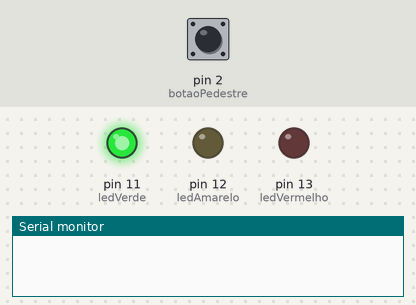
A sketch run on a simulated Arduino Uno, built with avr-gcc and run on an emulated ATmega328P. On the bench: output pins drawn as LEDs (lit = HIGH), the last lines printed to the serial monitor. Inputs (shaded band) come from the test bench; at power-on: pin 2 (botaoPedestre) HIGH.

Above: at 1.2 s.
1.3 s: pin 2 (botaoPedestre) pulled LOW for 0.15 s
4.4 s: pin 2 (botaoPedestre) driven LOW
At 5.7 s:
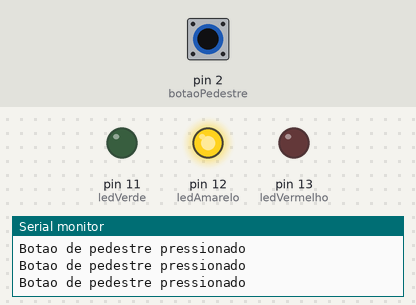
At 8.4 s:
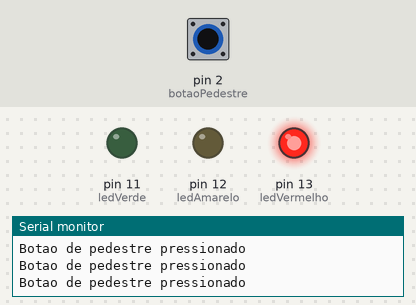
Timing chart, 0 to 9.9 s (numbered marks = the images above; inputs shaded):
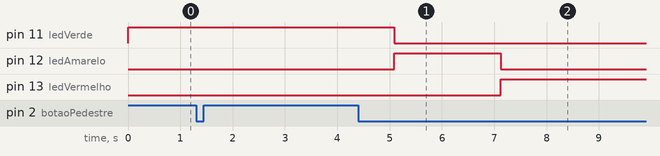

The sketch:

epic_wolt1.ino
```cpp
const int ledVerde = 11;
const int ledAmarelo = 12;
const int ledVermelho = 13;
const int botaoPedestre = 2;

const unsigned long debounceDelay = 50;

enum EstadoSemaforo {
  VERDE,
  AMARELO,
  VERMELHO
};

EstadoSemaforo estadoAtual = VERDE;
unsigned long tempoMudancaEstado = 0;

// Debounce
static bool estadoBotao = HIGH;
static unsigned long tempoUltimaMudancaBotao = 0;
bool pedestreApertado = false;


void setup() {
  pinMode(ledVerde, OUTPUT);
  pinMode(ledAmarelo, OUTPUT);
  pinMode(ledVermelho, OUTPUT);
  pinMode(botaoPedestre, INPUT_PULLUP);
  Serial.begin(9600);
}

void loop() {
  unsigned long tempoAtual = millis();

  // Debounce do botão
  bool leituraBotao = digitalRead(botaoPedestre);
  if (leituraBotao != estadoBotao) {
    tempoUltimaMudancaBotao = tempoAtual;
    estadoBotao = leituraBotao;
  }

  if (estadoBotao == LOW && (tempoAtual - tempoUltimaMudancaBotao) > debounceDelay) {
    pedestreApertado = true;
    Serial.println("Botao de pedestre pressionado");
  }

  // Lógica do semáforo
  switch (estadoAtual) {
    case VERDE:
      digitalWrite(ledVerde, HIGH);
      digitalWrite(ledAmarelo, LOW);
      digitalWrite(ledVermelho, LOW);
      if (tempoAtual - tempoMudancaEstado >= 5000) {
        estadoAtual = AMARELO;
        tempoMudancaEstado = tempoAtual;
      }
      break;

    case AMARELO:
      digitalWrite(ledVerde, LOW);
      digitalWrite(ledAmarelo, HIGH);
      digitalWrite(ledVermelho, LOW);
      if (tempoAtual - tempoMudancaEstado >= 2000) {
        estadoAtual = VERMELHO;
        tempoMudancaEstado = tempoAtual;
      }
      break;

    case VERMELHO:
      digitalWrite(ledVerde, LOW);
      digitalWrite(ledAmarelo, LOW);
      digitalWrite(ledVermelho, HIGH);
      if (tempoAtual - tempoMudancaEstado >= 5000) {
        if (pedestreApertado) {
          // Aciona a sequência do pedestre APENAS se o botão foi pressionado
          delay(5000); // Mantém o vermelho por mais 5 segundos para o pedestre
          pedestreApertado = false; // Reseta a flag
        }
        estadoAtual = VERDE; // Volta para o verde após o vermelho (e a sequência do pedestre, se acionada)
        tempoMudancaEstado = tempoAtual;
      }
      break;
  }
}
```
